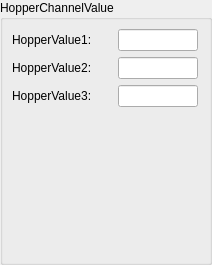
      <widget class="QGroupBox" name="groupBoxHopper">
       <property name="sizePolicy">
        <sizepolicy hsizetype="Fixed" vsizetype="Preferred">
         <horstretch>0</horstretch>
         <verstretch>0</verstretch>
        </sizepolicy>
       </property>
       <property name="maximumSize">
        <size>
         <width>208</width>
         <height>16777215</height>
        </size>
       </property>
       <property name="title">
        <string>HopperChannelValue</string>
       </property>
       <layout class="QVBoxLayout" name="verticalLayout_6">
        <property name="leftMargin">
         <number>9</number>
        </property>
        <property name="topMargin">
         <number>9</number>
        </property>
        <property name="bottomMargin">
         <number>5</number>
        </property>
        <item>
         <layout class="QHBoxLayout" name="horizontalLayout_14">
          <item>
           <widget class="QLabel" name="hopperValue_label">
            <property name="minimumSize">
             <size>
              <width>100</width>
              <height>0</height>
             </size>
            </property>
            <property name="maximumSize">
             <size>
              <width>100</width>
              <height>16777215</height>
             </size>
            </property>
            <property name="text">
             <string>HopperValue1:</string>
            </property>
           </widget>
          </item>
          <item>
           <widget class="QLineEdit" name="hopperValue_lineEdit">
            <property name="minimumSize">
             <size>
              <width>80</width>
              <height>0</height>
             </size>
            </property>
            <property name="maximumSize">
             <size>
              <width>80</width>
              <height>16777215</height>
             </size>
            </property>
            <property name="text">
             <string/>
            </property>
            <property name="readOnly">
             <bool>false</bool>
            </property>
           </widget>
          </item>
         </layout>
        </item>
        <item>
         <layout class="QHBoxLayout" name="horizontalLayout_28">
          <item>
           <widget class="QLabel" name="hopperValue_label_2">
            <property name="minimumSize">
             <size>
              <width>100</width>
              <height>0</height>
             </size>
            </property>
            <property name="maximumSize">
             <size>
              <width>100</width>
              <height>16777215</height>
             </size>
            </property>
            <property name="text">
             <string>HopperValue2:</string>
            </property>
           </widget>
          </item>
          <item>
           <widget class="QLineEdit" name="hopperValue_lineEdit_2">
            <property name="minimumSize">
             <size>
              <width>80</width>
              <height>0</height>
             </size>
            </property>
            <property name="maximumSize">
             <size>
              <width>80</width>
              <height>16777215</height>
             </size>
            </property>
            <property name="text">
             <string/>
            </property>
            <property name="readOnly">
             <bool>false</bool>
            </property>
           </widget>
          </item>
         </layout>
        </item>
        <item>
         <layout class="QHBoxLayout" name="horizontalLayout_5">
          <item>
           <widget class="QLabel" name="hopperValue_label_3">
            <property name="minimumSize">
             <size>
              <width>100</width>
              <height>0</height>
             </size>
            </property>
            <property name="maximumSize">
             <size>
              <width>100</width>
              <height>16777215</height>
             </size>
            </property>
            <property name="text">
             <string>HopperValue3:</string>
            </property>
           </widget>
          </item>
          <item>
           <widget class="QLineEdit" name="hopperValue_lineEdit_3">
            <property name="minimumSize">
             <size>
              <width>80</width>
              <height>0</height>
             </size>
            </property>
            <property name="maximumSize">
             <size>
              <width>80</width>
              <height>16777215</height>
             </size>
            </property>
            <property name="text">
             <string/>
            </property>
            <property name="readOnly">
             <bool>false</bool>
            </property>
           </widget>
          </item>
         </layout>
        </item>
        <item>
         <spacer name="verticalSpacer_3">
          <property name="orientation">
           <enum>Qt::Vertical</enum>
          </property>
          <property name="sizeType">
           <enum>QSizePolicy::Preferred</enum>
          </property>
          <property name="sizeHint" stdset="0">
           <size>
            <width>20</width>
            <height>150</height>
           </size>
          </property>
         </spacer>
        </item>
       </layout>
      </widget>
